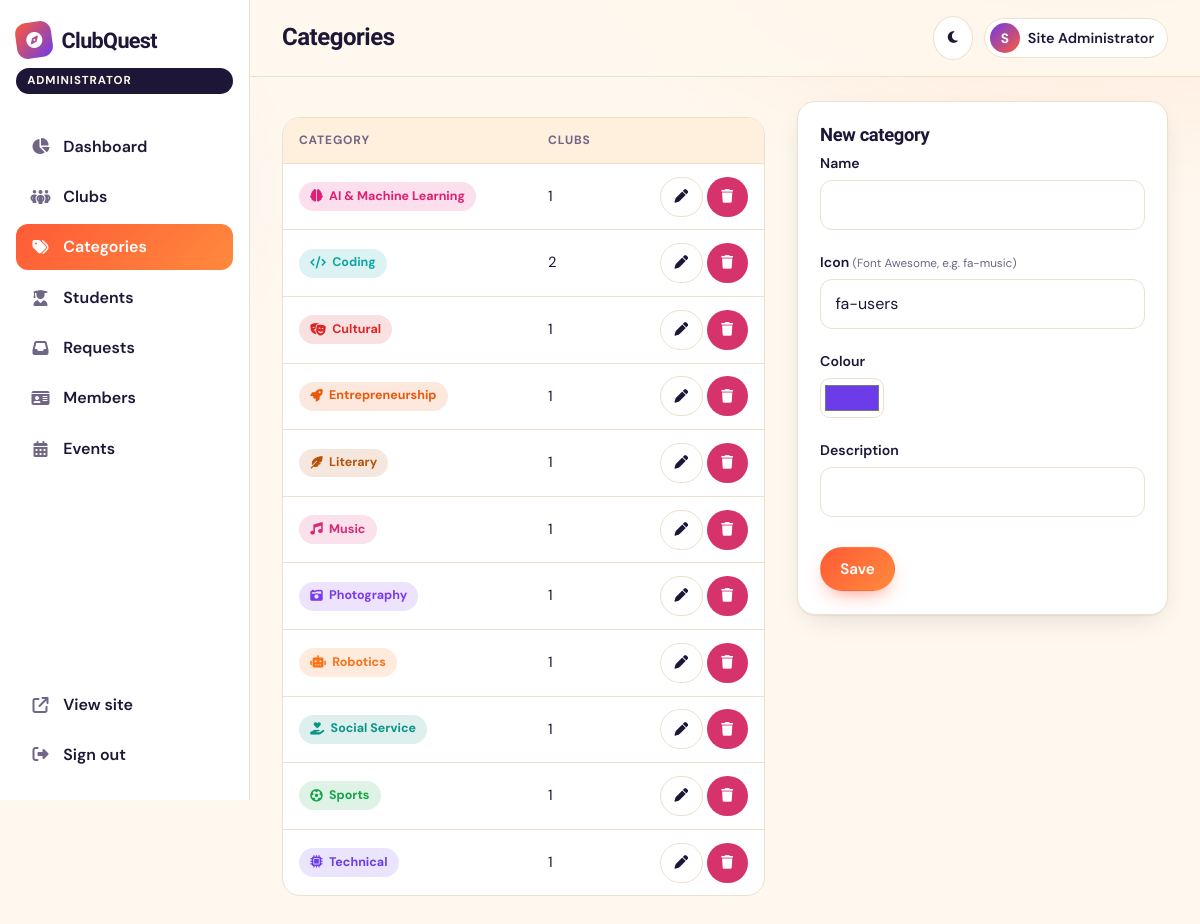
Screenshot of /admin/categories.php (signed in) with the database file from the repository.
### tables this page shows
CREATE TABLE users (
  id            INT UNSIGNED AUTO_INCREMENT PRIMARY KEY,
  name          VARCHAR(100) NOT NULL,
  email         VARCHAR(150) NOT NULL UNIQUE,
  password_hash VARCHAR(255) NOT NULL,
  role          ENUM('student','coordinator','admin') NOT NULL DEFAULT 'student',
  status        ENUM('active','blocked') NOT NULL DEFAULT 'active',
  created_at    TIMESTAMP NOT NULL DEFAULT CURRENT_TIMESTAMP,
  INDEX idx_users_role (role)
);

CREATE TABLE club_categories (
  id          INT UNSIGNED AUTO_INCREMENT PRIMARY KEY,
  name        VARCHAR(80) NOT NULL UNIQUE,
  slug        VARCHAR(100) NOT NULL UNIQUE,
  icon        VARCHAR(50) NOT NULL DEFAULT 'fa-users',    
  color       VARCHAR(7)  NOT NULL DEFAULT '#6C3CE9',
  description VARCHAR(255) NULL
);

### includes/functions.php (called while the page is built, shortened)
<?php
function e(?string $s): string { return htmlspecialchars((string)$s, ENT_QUOTES | ENT_SUBSTITUTE, 'UTF-8'); }
function url(string $path = ''): string { return BASE_URL . '/' . ltrim($path, '/'); }

### config/database.php (called while the page is built, shortened)
<?php
function db(): PDO
{
    static $pdo = null;
    if ($pdo === null) {
        $dsn = 'mysql:host=' . DB_HOST . ';port=' . DB_PORT . ';dbname=' . DB_NAME . ';charset=utf8mb4';
        try {
            $pdo = new PDO($dsn, DB_USER, DB_PASS, [
                PDO::ATTR_ERRMODE            => PDO::ERRMODE_EXCEPTION,
                PDO::ATTR_DEFAULT_FETCH_MODE => PDO::FETCH_ASSOC,
                PDO::ATTR_EMULATE_PREPARES   => false,
            ]);
        } catch (PDOException $e) {
            http_response_code(500);
            exit('<h2>Database connection failed.</h2><p>Import <code>database.sql</code> and check <code>config/database.php</code>.</p>');
        }
    }
    return $pdo;
}

### includes/auth.php (called while the page is built, shortened)
<?php
require_once dirname(__DIR__) . '/config/database.php';
require_once __DIR__ . '/functions.php';
function current_user(): ?array
{
    static $user = false;
    if ($user === false) {
        $user = null;
        if (!empty($_SESSION['user_id'])) {
            $s = db()->prepare('SELECT id,name,email,role,status FROM users WHERE id=?');
            $s->execute([$_SESSION['user_id']]);
            $u = $s->fetch();
            if ($u && $u['status'] === 'active') $user = $u;
            else { session_unset(); }
        }
    }
    return $user;
}
function require_role(string ...$roles): array
{
    $u = current_user();
    return $u;
}

### includes/queries.php (called while the page is built, shortened)
<?php
function all_categories(): array
{
    return db()->query('SELECT cat.*, (SELECT COUNT(*) FROM clubs c WHERE c.category_id=cat.id AND c.status="active") AS club_count FROM club_categories cat ORDER BY cat.name')->fetchAll();
}

### admin/categories.php (the view, shortened to what this page needs)
<?php
require_once dirname(__DIR__) . '/includes/auth.php';
require_once dirname(__DIR__) . '/includes/queries.php';
$user = require_role('admin');
$edit = null;
$cats = all_categories();
$pageTitle = 'Categories'; $active = 'categories';
include dirname(__DIR__) . '/includes/dash_header.php';
?>
<div class="two-col wide-left">
  <div class="table-wrap"><table class="table"><thead><tr><th>Category</th><th>Clubs</th><th></th></tr></thead><tbody>
  <?php foreach ($cats as $c): ?><tr><td><span class="chip chip-cat" style="--lc:<?= e($c['color']) ?>"><i class="fa-solid <?= e($c['icon']) ?>"></i> <?= e($c['name']) ?></span></td><td><?= (int)$c['club_count'] ?></td>
    <td class="right nowrap"><a class="btn btn-ghost btn-sm" href="?edit=<?= (int)$c['id'] ?>"><i class="fa-solid fa-pen"></i></a>
    <form method="post" class="inline" data-confirm="Delete this category?"><button class="btn btn-danger btn-sm"><i class="fa-solid fa-trash"></i></button></form></td></tr><?php endforeach; ?></tbody></table></div>
  <form method="post" class="card form-stack"><h3><?= $edit ? 'Edit category' : 'New category' ?></h3><?= csrf_field() ?><input type="hidden" name="id" value="<?= (int)($edit['id'] ?? 0) ?>">
    <label class="field"><span>Name</span><input name="name" value="<?= e($edit['name'] ?? '') ?>" required maxlength="80"></label>
    <label class="field"><span>Icon <small>(Font Awesome, e.g. fa-music)</small></span><input name="icon" value="<?= e($edit['icon'] ?? 'fa-users') ?>"></label>
    <label class="field"><span>Colour</span><input type="color" name="color" value="<?= e($edit['color'] ?? '#6C3CE9') ?>"></label>
    <label class="field"><span>Description</span><input name="description" value="<?= e($edit['description'] ?? '') ?>" maxlength="255"></label>
    <div class="form-actions"><button class="btn btn-primary">Save</button><?php if ($edit): ?><a class="btn btn-ghost" href="<?= e(url('admin/categories.php')) ?>">Cancel</a><?php endif; ?></div></form>
</div>
<?php include dirname(__DIR__) . '/includes/dash_footer.php'; ?>

### includes/dash_header.php (shortened to what this page needs)
<?php
require_once __DIR__ . '/auth.php';
$user = current_user();
$isAdmin = $user['role'] === 'admin';
$active = $active ?? '';
$base = $isAdmin ? 'admin' : 'coordinator';
$links = $isAdmin ? [
    ['index', 'fa-chart-pie', 'Dashboard'],
    ['clubs', 'fa-people-group', 'Clubs'],
    ['categories', 'fa-tags', 'Categories'],
    ['students', 'fa-user-graduate', 'Students'],
    ['requests', 'fa-inbox', 'Requests'],
    ['members', 'fa-id-card', 'Members'],
    ['events', 'fa-calendar-days', 'Events'],
] : [
    ['index', 'fa-chart-pie', 'Overview'],
    ['requests', 'fa-inbox', 'Applications'],
    ['members', 'fa-id-card', 'Members'],
    ['events', 'fa-calendar-days', 'Events'],
    ['club-edit', 'fa-pen-to-square', 'Club Info'],
];
?>
<!DOCTYPE html>
<html lang="en" data-theme="light">
<head>
<link rel="stylesheet" href="https://cdnjs.cloudflare.com/ajax/libs/font-awesome/6.5.1/css/all.min.css">
<link rel="stylesheet" href="<?= e(url('assets/css/style.css')) ?>">
<link rel="stylesheet" href="<?= e(url('assets/css/responsive.css')) ?>">
</head>
<body class="dash-body">
<div class="dash">
  <aside class="sidebar" id="sidebar">
    <a href="<?= e(url('index.php')) ?>" class="brand"><span class="brand-mark"><i class="fa-solid fa-compass"></i></span><span><?= e(APP_NAME) ?></span></a>
    <span class="role-pill"><?= $isAdmin ? 'Administrator' : 'Coordinator' ?></span>
    <nav>
      <?php foreach ($links as [$file, $icon, $label]): ?>
        <a href="<?= e(url("$base/$file.php")) ?>" class="<?= $active === $file ? 'active' : '' ?>"><i class="fa-solid <?= $icon ?>"></i><?= $label ?></a>
      <?php endforeach; ?>
    </nav>
    <div class="sidebar-foot">
      <a href="<?= e(url('index.php')) ?>"><i class="fa-solid fa-arrow-up-right-from-square"></i> View site</a>
      <a href="<?= e(url('auth/logout.php')) ?>"><i class="fa-solid fa-right-from-bracket"></i> Sign out</a>
    </div>
  </aside>
  <div class="dash-main">
    <header class="dash-top">
      <h1><?= e($pageTitle ?? 'Dashboard') ?></h1>
      <div class="dash-top-right">
        <button class="icon-btn" id="theme-toggle" aria-label="Toggle dark mode"><i class="fa-solid fa-moon"></i><i class="fa-solid fa-sun"></i></button>
        <span class="user-chip static"><span class="avatar"><?= e(strtoupper(mb_substr($user['name'], 0, 1))) ?></span><span class="uname"><?= e($user['name']) ?></span></span>
      </div>
    </header>
    <section class="dash-content">

### assets/css/responsive.css (style rules this page uses)
html { -webkit-text-size-adjust:100%;text-size-adjust:100% }
body { overflow-x:hidden }
h1,h2,h3 { overflow-wrap:anywhere }
.table-wrap { -webkit-overflow-scrolling:touch }
:root { --tap:44px }
@media (hover:none),(pointer:coarse) { .btn,.icon-btn,.tabs a,.pagination a,.interest span,.check { min-height:var(--tap) } }
@media (hover:none),(pointer:coarse) { .btn-sm { min-height:40px } }
@media (hover:none),(pointer:coarse) { input:not([type=checkbox]):not([type=radio]),select,textarea { font-size:16px } }

### rows the page displays
users: name "S", name "Site Administrator"
club_categories: name "AI & Machine Learning", club_count "1"
club_categories: name "Coding", club_count "2"
club_categories: name "Cultural", club_count "1"
club_categories: name "Entrepreneurship", club_count "1"
club_categories: name "Literary", club_count "1"
club_categories: name "Music", club_count "1"
club_categories: name "Photography", club_count "1"
club_categories: name "Robotics", club_count "1"
club_categories: name "Social Service", club_count "1"
club_categories: name "Sports", club_count "1"
club_categories: name "Technical", club_count "1"

### other values shown
APP_NAME "ClubQuest"
$label "Dashboard"
$label "Clubs"
$label "Categories"
$label "Students"
$label "Requests"
$label "Members"
$label "Events"
$pageTitle "Categories"
